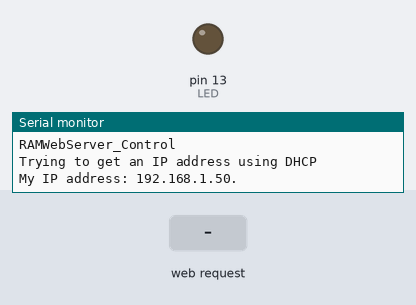
Bench run of a sketch on a simulated Arduino Leonardo, built for the host (arithmetic inside an expression is 32-bit, double 64-bit). Shown: output pins drawn as LEDs (lit = HIGH), the last lines printed to the serial monitor. The inputs (shaded band) are chosen by the test bench. WiFi joins after 1.5 s; servers stay silent unless stated.

Above: at 2.7 s.
2.8 s: HTTP request GET /?L1=1 received
At 3.5 s:
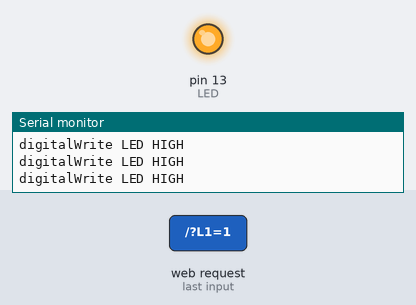
4.3 s: HTTP request GET /?L1=0 received
At 5.3 s:
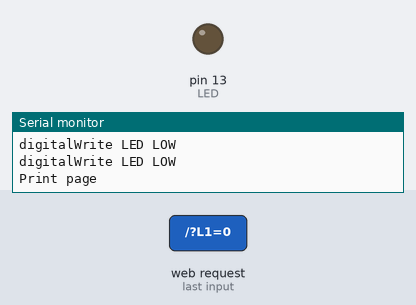
Timing chart, 0 to 7.3 s (numbered marks = the images above; inputs shaded):
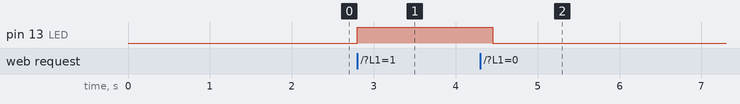

The sketch:

RAMWebServer_Control.ino
```cpp
/*
   RAMWebServer_Control
    by Teslaling
    http://www.instructables.com/id/ServDuino-Arduino-Webserver/?ALLSTEPS
    2011

   Modifications by Zoomx 2016
   Added DHCP and debug on serial
   Updated to the new Ethernet library
   Changed LED pin to 13
   Compile on IDE 1.6.7

*/

#include <SPI.h>
#include <Ethernet.h>

byte mac[] = {
  0xDE, 0xAD, 0xBE, 0xEF, 0xFE, 0xED
};
//byte ip[] = { 192,168,1, 177 };
IPAddress ip(192, 168, 1, 177);
IPAddress myDns(192, 168, 1, 1);
IPAddress gateway(192, 168, 1, 1);
IPAddress subnet(255, 255, 255, 0);

EthernetServer server(80);

#define LED 13

void setup() {
  Serial.begin(9600);
  // this check is only needed on the Leonardo:
  while (!Serial) {
    ; // wait for serial port to connect. Needed for native USB port only
  }
  Serial.println("RAMWebServer_Control");


  // start the Ethernet connection:
  Serial.println("Trying to get an IP address using DHCP");
  if (Ethernet.begin(mac) == 0) {
    Serial.println("Failed to configure Ethernet using DHCP");
    // initialize the Ethernet device not using DHCP:
    Ethernet.begin(mac, ip, myDns, gateway, subnet);
  }
  // print your local IP address:
  Serial.print("My IP address: ");
  ip = Ethernet.localIP();
  for (byte thisByte = 0; thisByte < 4; thisByte++) {
    // print the value of each byte of the IP address:
    Serial.print(ip[thisByte], DEC);
    Serial.print(".");
  }
  Serial.println();

  server.begin();
  pinMode(LED, OUTPUT);
}
#define BUFSIZ 100  //Buffer size for getting data
char clientline[BUFSIZ];  //string that will contain command data
int index = 0;  //clientline index
void loop()
{
  index = 0; //reset the clientline index
  EthernetClient client = server.available();
  if (client) {
    boolean currentLineIsBlank = true;
    while (client.connected()) {
      if (client.available()) {
        char c = client.read();
        if (index < BUFSIZ) //Only add data if the buffer isn't full.
        {
          clientline[index] = c;
          index++;
        }
        if (c == '\n' && currentLineIsBlank)
        {
          client.println("HTTP/1.1 200 OK");
          client.println("Content-Type: text/html");
          client.println();
          client.println("<h1><center>LED Control</h1></center><br><center><form method=get action=/?><input type=radio name=L1 value=1>On<br><input type=radio name=L1 value=0>Off<br><input type=submit value=submit></form></center>");
          Serial.println("Print page");
          break;
        }
        if (c == '\n') {
          currentLineIsBlank = true;
        }
        else if (c != '\r') {
          currentLineIsBlank = false;
        }
        if (strstr(clientline, "/?L1=1") != 0) { //look for the command to turn the led on
          digitalWrite(LED, HIGH);  //turn the led on
          Serial.println("digitalWrite LED HIGH");
        } else if (strstr(clientline, "/?L1=0") != 0) { //look for command to turn led off. Note: If led is on, it will stay on until command is given to turn it off, even if multiple computers are on the site
          digitalWrite(LED, LOW);  //turn led off
          Serial.println("digitalWrite LED LOW");
        }
      }
    }
    delay(1);
    client.stop();
  }
}
```

Measured:
- after the input at 2.8 s, pin 13 (LED): LOW → HIGH at once
- after the input at 4.3 s, pin 13 (LED): HIGH → LOW after 0.15 s
